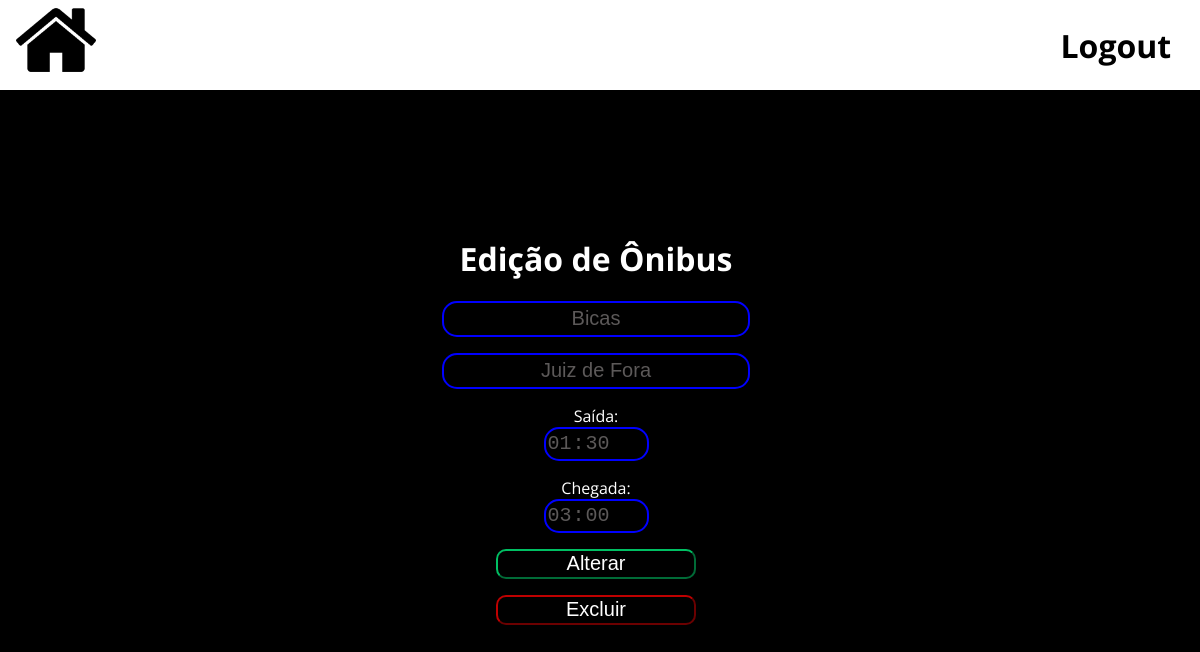
Screenshot of /logged/edit_bus.php?codBus=3 (signed in) with the database file from the repository.
### tables this page shows
CREATE TABLE IF NOT EXISTS `g30_onibus` (
  `codigo` int NOT NULL AUTO_INCREMENT,
  `origem` varchar(50) NOT NULL,
  `destino` varchar(50) NOT NULL,
  `hora_saida` time NOT NULL,
  `hora_chegada` time NOT NULL,
  PRIMARY KEY (`codigo`)
);

### logged/edit_bus.php (the view, shortened to what this page needs)
<?php
    include('../connection/connection.php');
    $codBus = $_GET['codBus'];
    $task = "select * from g30_onibus where codigo = '" . $codBus . "'";
    $result = $conn->query($task);
    $row = $result->fetch(PDO::FETCH_OBJ);
?>
<!DOCTYPE html>
<html lang="en">
<head>
	<link rel="stylesheet" href="../css/style.css">
</head>
<body>
	<div class="navbar">
        <a href="initial.php" class="homeIcon">
            <img src="../imgs/home.png" alt="ícone de home" width="80em" class="homeImage">
        </a>
        <ul class="links">
            <li>
                <a href="../connection/logout">
                    Logout
                </a>
            </li>
        </ul>
    </div>
	<div class="cadBus">
        <form action="../connection/task_edit_bus.php?cod=<?php echo($row->codigo); ?>" method="post">
            <h1 class="titleCadBus">
                Edição de Ônibus
            </h1>
            <p class="itemCadBus">
                <input type="text" name="origin" id="origin" value="<?php echo($row->origem); ?>">
            </p>
            <p class="itemCadBus">
                <input type="text" name="destiny" id="destiny" value="<?php echo($row->destino); ?>">
            </p>
            <p class="itemCadBusClock">
                Saída:<br>
                <input type="time" name="originTime" id="originTime" value="<?php echo($row->hora_saida); ?>">
            </p>
            <p class="itemCadBusClock">
                Chegada:<br>
                <input type="time" name="destinyTime" id="origin" value="<?php echo($row->hora_chegada); ?>">
            </p>
            <p class="buttonRegister">
                <input type="submit" value="Alterar" id="edit" name="edit">
            </p>
            <p class="buttonDelete">
                <input type="submit" value="Excluir" id="delete" name="delete">
            </p>
        </form>
	</div>
</body>
</html>

### css/style.css (style rules this page uses)
body { background-color: #000000; padding-top: 100px; }
.navbar { position: fixed; background-color: #ffffff; top: 0; left: 0; height: 90px; width: 100%; }
.links { list-style: none; display: flex; align-items: center; height: 100%; margin: 0; font-family: "Open Sans", sans-serif; font-size: 2em; }
.links li { margin-right: 0.9em; }
.links a { color: black; text-decoration: none; font-weight: bold; }
.links { float: right; }
.homeIcon { padding-left: 1em; }
.cadBus { font-family: "Open Sans", sans-serif; display: flex; flex-direction: column; align-items: center; justify-content: center; text-align: center; width: 98vw; height: 80vh; color: #ffffff; }
.buttonRegister input { color: #ffffff; background-color: #000000; border-color: #00BF63; width: 200px; height: 30px; font-size: 20px; border-radius: 10px; }
.buttonDelete input { color: #ffffff; background-color: #000000; border-color: #bf0000; width: 200px; height: 30px; font-size: 20px; border-radius: 10px; }
.itemCadBus input { color: #5c5959; border-color: blue; background-color: #000000; width: 300px; height: 30px; border-style: solid; border-radius: 15px; text-align: center; font-size: 20px; }
.itemCadBusClock input { color: #5c5959; border-color: blue; background-color: #000000; width: 100px; height: 30px; border-style: solid; border-radius: 15px; text-align: center; font-size: 20px; }

### rows the page displays
g30_onibus: origin "Bicas", destiny "Juiz de Fora", originTime "13:30:00", destinyTime "15:00:00"
